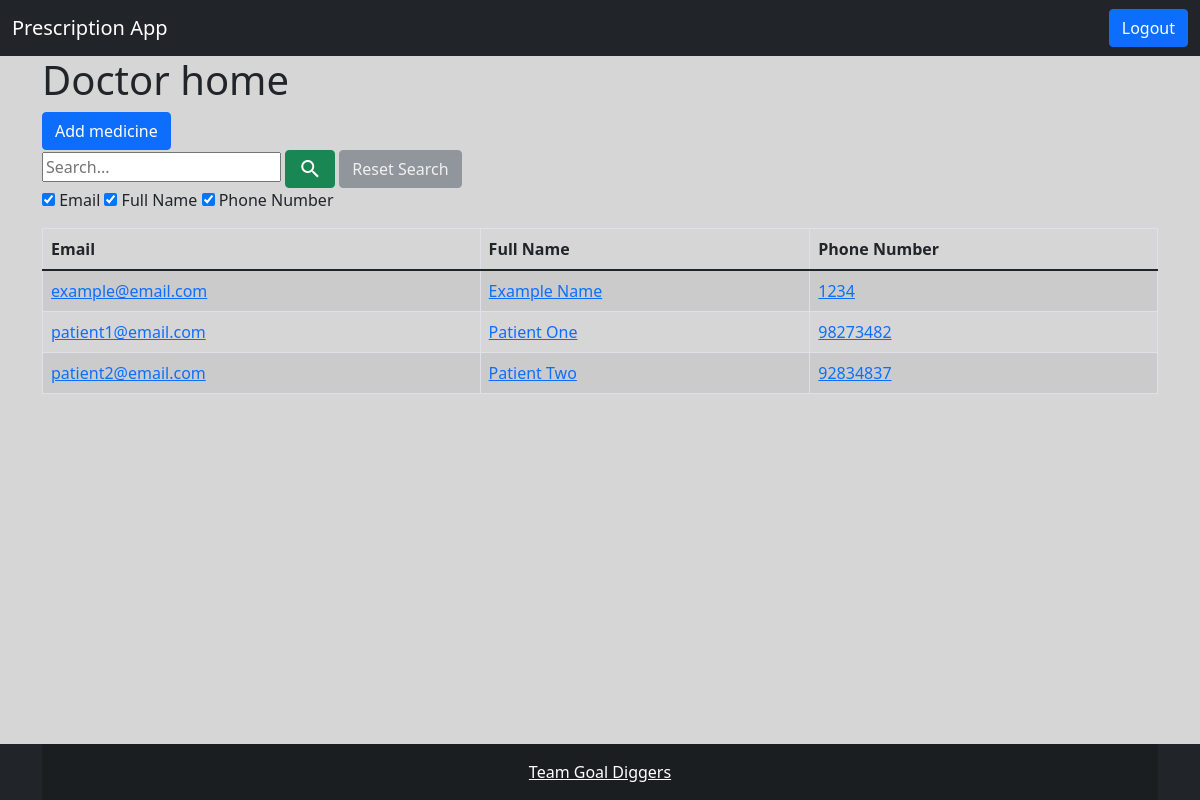
The app's page /home/doctor/ (signed in), older data.
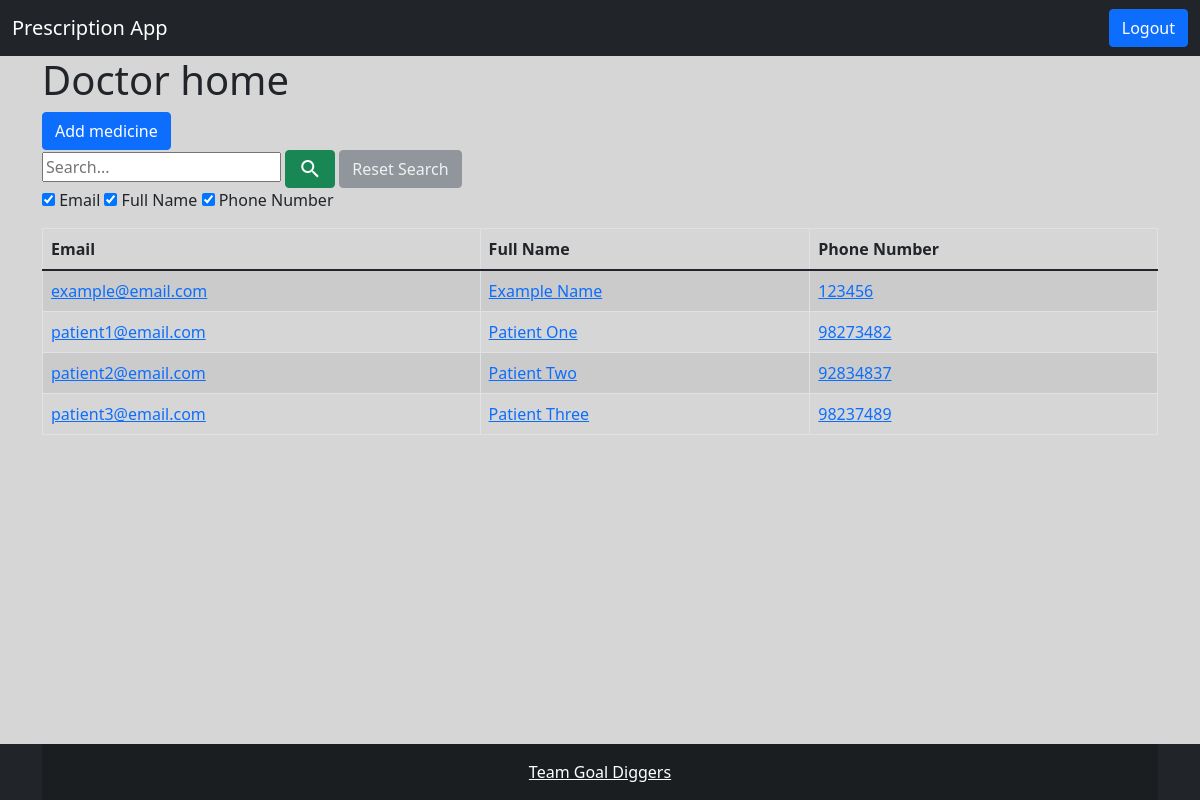
The same page, newer data.
### Accounts/models.py (models this page shows, shortened)
class CustomUser(AbstractBaseUser, PermissionsMixin):
    email = models.EmailField("email address", unique=True)
    is_staff = models.BooleanField(default=False)
    is_active = models.BooleanField(default=True)
    user_type = models.CharField(max_length=20, choices=USER_TYPES, default='patient')
    full_name = models.CharField(max_length=200)
    phone_number = models.CharField(max_length=10, unique=True)
    address = models.CharField(max_length=200)
    USERNAME_FIELD = "email"
    REQUIRED_FIELDS = []
    objects = CustomUserManager()
    class Meta:
        verbose_name = 'User'
        verbose_name_plural = 'Users'

### PrescriptionApp/views.py (the view)
# urls.py: path('home/doctor/', views.DoctorHome.as_view(), name='doctor_home'),
class DoctorHome(LoginRequiredMixin, TemplateView):
	login_url = '/login/'
	model = CustomUser
	template_name = 'doctor/doctor_home.html'
	def dispatch(self, request, *args, **kwargs):
		if request.user.is_authenticated:
			if request.user.user_type == 'doctor':
				print('user is doctor')
				return self.get(request, *args, **kwargs)
			else:
				return redirect('home')
		else:
			return redirect('Accounts:login')
	def get_context_data(self, **kwargs):
		context = super(DoctorHome, self).get_context_data(**kwargs)
		context['items'] = []
		all_results = CustomUser.objects.none()
		if self.request.GET.get('search_query'):
			search_query = self.request.GET.get('search_query')
			email_checkbox = self.request.GET.get('email_checkbox')
			full_name_checkbox = self.request.GET.get('full_name_checkbox')
			phone_number_checkbox = self.request.GET.get('phone_number_checkbox')
			if email_checkbox:
				all_results = all_results | CustomUser.objects.filter(email__icontains=search_query)
			if full_name_checkbox:
				all_results = all_results | CustomUser.objects.filter(full_name__icontains=search_query)
			if phone_number_checkbox:
				all_results = all_results | CustomUser.objects.filter(phone_number__icontains=search_query)
			all_results = all_results.filter(user_type='patient')
		else:
			all_results = CustomUser.objects.filter(user_type='patient')
		for result in all_results:
			context['items'].append([
				result.id,
				[
					result.email,
					result.full_name,
					result.phone_number,
				]
			])
		context['titles'] = [
			'Email',
			'Full Name',
			'Phone Number',
		]
		if self.request.GET.get('search_query'):
			context['search_query'] = self.request.GET.get('search_query')
			context['email_checkbox'] = self.request.GET.get('email_checkbox')
			context['full_name_checkbox'] = self.request.GET.get('full_name_checkbox')
			context['phone_number_checkbox'] = self.request.GET.get('phone_number_checkbox')
		else:
			context['search_query'] = False
			context['email_checkbox'] = True
			context['full_name_checkbox'] = True
			context['phone_number_checkbox'] = True
		return context

### templates/doctor/doctor_home.html (shortened to what this page needs)
{% extends 'home.html' %}
{% block content %}
  <div class="container">
    <h1>{{ request.user.user_type|title }} home</h1>
    <a href="{% url 'create_medicine' %}" class="btn btn-primary">Add medicine</a>
    <form class="site-form" action="" method="get">
      {% include "search_bar.html" %}
      <p>
        {% include 'search_checkbox.html' with checkbox_id='email_checkbox' is_checked=email_checkbox label='Email' %}
        {% include 'search_checkbox.html' with checkbox_id='full_name_checkbox' is_checked=full_name_checkbox label='Full Name' %}
        {% include 'search_checkbox.html' with checkbox_id='phone_number_checkbox' is_checked=phone_number_checkbox label='Phone Number' %}
      </p>
    </form>
    {% include 'data_table.html' with link='view_patient' %}
  </div>
{% endblock %}
{% block script %}
  {% load static %}
{% endblock %}

### templates/data_table.html
<div class="table-responsive">
  <table class="table table-striped table-bordered table-hover" id="user_table">
    <thead class="thead-dark">
      <tr>
        {% for title in titles %}
          <th scope="col" class="th-clickable">{{ title }}</th>
        {% endfor %}
      </tr>
    </thead>
    {% for item_id, item in items %}
      <tr>
        {% for data in item %}
          {% if link %}
            <td><a href="{% url link pk=item_id %}">{{ data }}</a></td>
          {% else %}
            <td>{{ data }}</td>
          {% endif %}
        {% endfor %}
      </tr>
      {% empty %}
      <tr>
        {% for _ in titles %}
          <td class="text-muted">Empty</td>
        {% endfor %}
      </tr>
    {% endfor %}
  </table>
</div>

Row changes from the older to the newer data that the page shows:
added CustomUser: item "patient3@email.com" "Patient Three" "98237489"
Text that changed along with them:
list line gone: "1234"
new list line: "123456"
